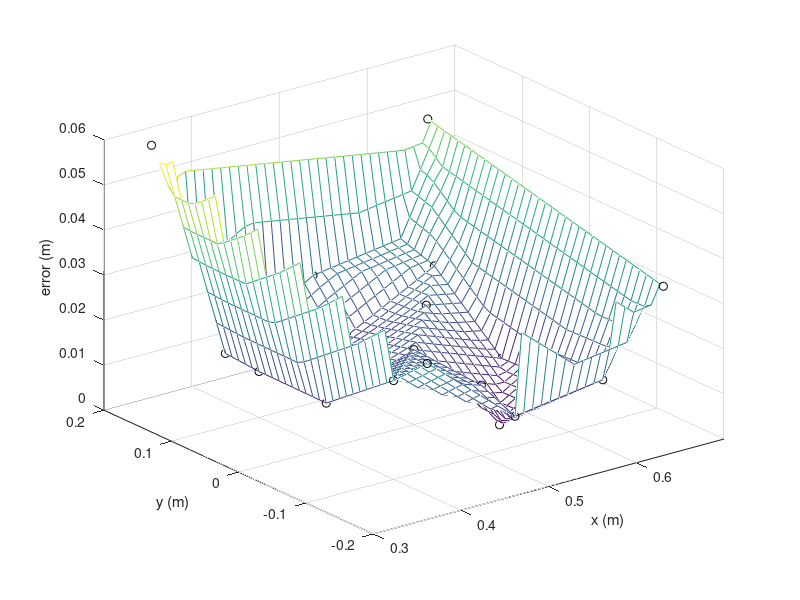

MATLAB code for this plot:
clc; clear;

load vision_data.dat;

xr = vision_data(1,:);
yr = vision_data(2,:);
xe = vision_data(3,:);
ye = vision_data(4,:);

err = sqrt((xr-xe).^2+(yr-ye).^2);
avgerr = mean(err)
stderr = std(err)

[xq,yq] = meshgrid(0.30:.01:0.70, -0.20:.01:0.20);
vq = griddata(xr,yr,err,xq,yq);

mesh(xq,yq,vq)
hold on
plot3(xr,yr,err,'ko')
xlim([0.30 0.70])
ylim([-0.20 0.20])
xlabel('x (m)');
ylabel('y (m)');
zlabel('error (m)');










